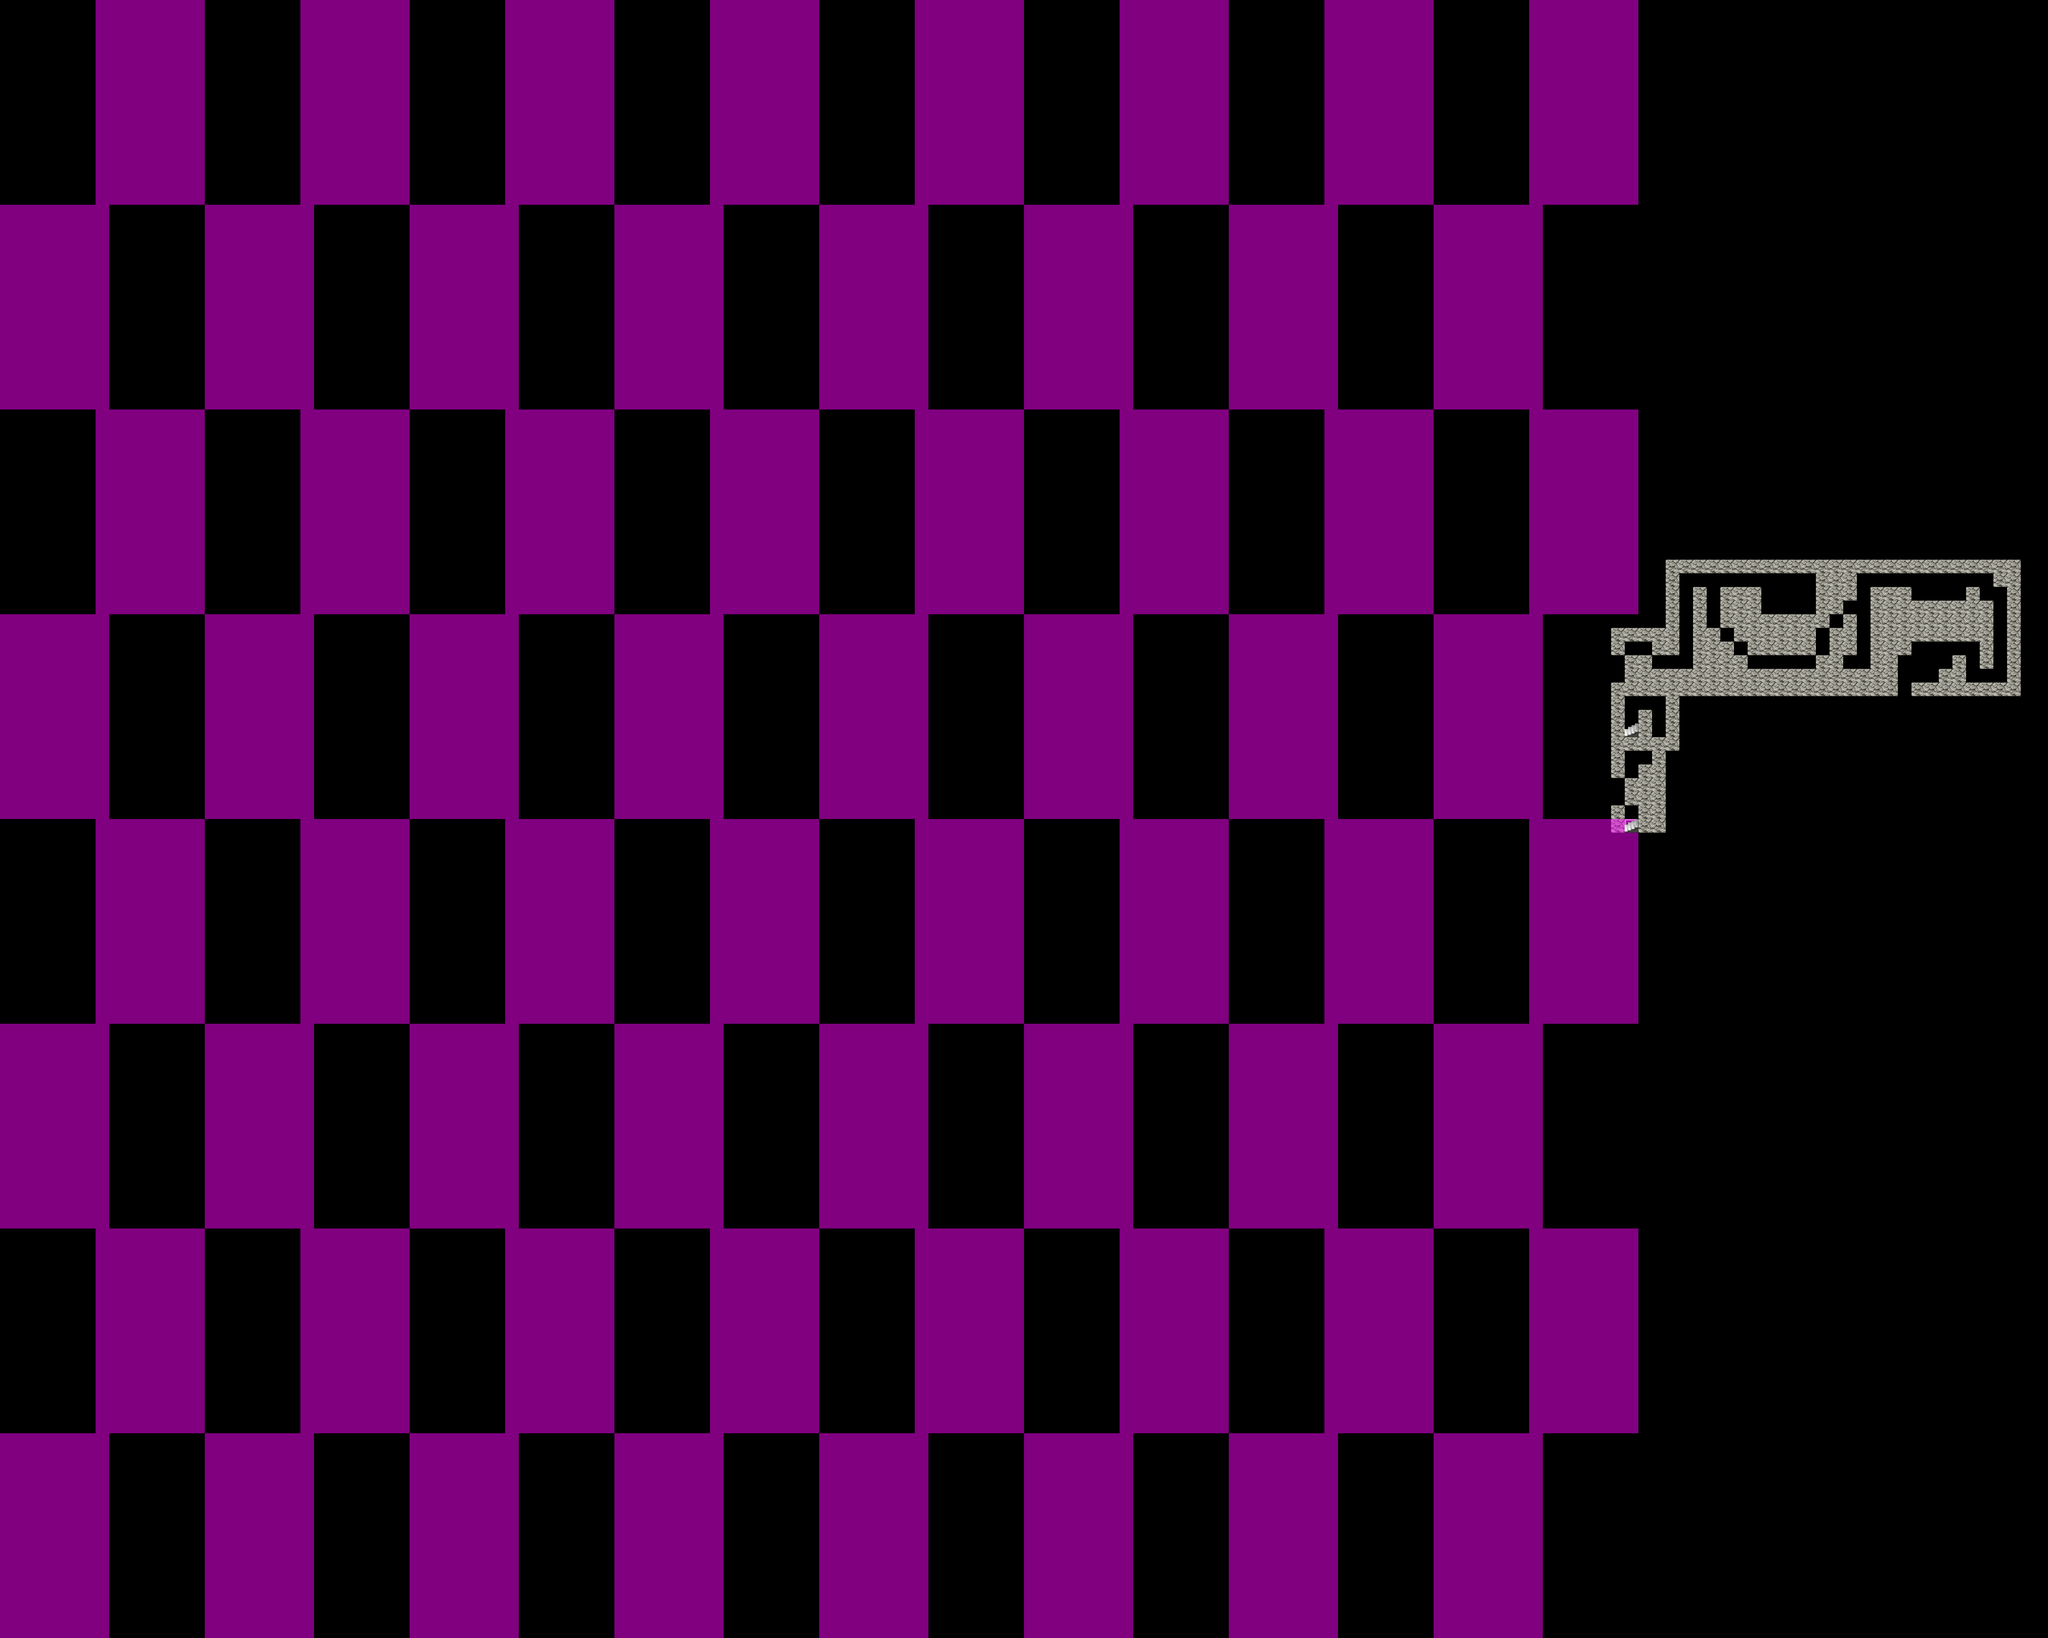

Below is a game level as drawn by its tile map, then a one-line description and the .tmx that defines it (tile-layer data replaced by summaries):
An orthogonal 150x120 tile map with 32x32 px tiles, 8 tile layers (maze_2, maze_3, maze_1, crossglen_cave, ...), 1 hidden layer not drawn, 62 tilesets.

<map version="1.0" tiledversion="1.1.5" orientation="orthogonal" renderorder="right-down" width="150" height="120" tilewidth="32" tileheight="32" infinite="0" nextobjectid="95">
 <tileset firstgid="1" name="map_bed_1" tilewidth="32" tileheight="32" tilecount="128" columns="16">
  <image source="../drawable/map_bed_1.png" width="512" height="256" />
 </tileset>
 <tileset firstgid="129" name="map_border_1" tilewidth="32" tileheight="32" tilecount="128" columns="16">
  <image source="../drawable/map_border_1.png" width="512" height="256" />
 </tileset>
 <tileset firstgid="257" name="map_bridge_1" tilewidth="32" tileheight="32" tilecount="128" columns="16">
  <image source="../drawable/map_bridge_1.png" width="512" height="256" />
 </tileset>
 <tileset firstgid="385" name="map_bridge_2" tilewidth="32" tileheight="32" tilecount="128" columns="16">
  <image source="../drawable/map_bridge_2.png" width="512" height="256" />
 </tileset>
 <tileset firstgid="513" name="map_broken_1" tilewidth="32" tileheight="32" tilecount="128" columns="16">
  <image source="../drawable/map_broken_1.png" width="512" height="256" />
 </tileset>
 <tileset firstgid="641" name="map_cavewall_1" tilewidth="32" tileheight="32" tilecount="108" columns="18">
  <image source="../drawable/map_cavewall_1.png" width="576" height="192" />
 </tileset>
 <tileset firstgid="749" name="map_cavewall_2" tilewidth="32" tileheight="32" tilecount="108" columns="18">
  <image source="../drawable/map_cavewall_2.png" width="576" height="192" />
 </tileset>
 <tileset firstgid="857" name="map_cavewall_3" tilewidth="32" tileheight="32" tilecount="108" columns="18">
  <image source="../drawable/map_cavewall_3.png" width="576" height="192" />
 </tileset>
 <tileset firstgid="965" name="map_cavewall_4" tilewidth="32" tileheight="32" tilecount="108" columns="18">
  <image source="../drawable/map_cavewall_4.png" width="576" height="192" />
 </tileset>
 <tileset firstgid="1073" name="map_chair_table_1" tilewidth="32" tileheight="32" tilecount="128" columns="16">
  <image source="../drawable/map_chair_table_1.png" width="512" height="256" />
 </tileset>
 <tileset firstgid="1201" name="map_chair_table_2" tilewidth="32" tileheight="32" tilecount="128" columns="16">
  <image source="../drawable/map_chair_table_2.png" width="512" height="256" />
 </tileset>
 <tileset firstgid="1329" name="map_crate_1" tilewidth="32" tileheight="32" tilecount="128" columns="16">
  <image source="../drawable/map_crate_1.png" width="512" height="256" />
 </tileset>
 <tileset firstgid="1457" name="map_cupboard_1" tilewidth="32" tileheight="32" tilecount="128" columns="16">
  <image source="../drawable/map_cupboard_1.png" width="512" height="256" />
 </tileset>
 <tileset firstgid="1585" name="map_curtain_1" tilewidth="32" tileheight="32" tilecount="128" columns="16">
  <image source="../drawable/map_curtain_1.png" width="512" height="256" />
 </tileset>
 <tileset firstgid="1713" name="map_entrance_1" tilewidth="32" tileheight="32" tilecount="128" columns="16">
  <image source="../drawable/map_entrance_1.png" width="512" height="256" />
 </tileset>
 <tileset firstgid="1841" name="map_entrance_2" tilewidth="32" tileheight="32" tilecount="128" columns="16">
  <image source="../drawable/map_entrance_2.png" width="512" height="256" />
 </tileset>
 <tileset firstgid="1969" name="map_fence_1" tilewidth="32" tileheight="32" tilecount="128" columns="16">
  <image source="../drawable/map_fence_1.png" width="512" height="256" />
 </tileset>
 <tileset firstgid="2097" name="map_fence_2" tilewidth="32" tileheight="32" tilecount="128" columns="16">
  <image source="../drawable/map_fence_2.png" width="512" height="256" />
 </tileset>
 <tileset firstgid="2225" name="map_fence_3" tilewidth="32" tileheight="32" tilecount="128" columns="16">
  <image source="../drawable/map_fence_3.png" width="512" height="256" />
 </tileset>
 <tileset firstgid="2353" name="map_fence_4" tilewidth="32" tileheight="32" tilecount="128" columns="16">
  <image source="../drawable/map_fence_4.png" width="512" height="256" />
 </tileset>
 <tileset firstgid="2481" name="map_ground_1" tilewidth="32" tileheight="32" tilecount="128" columns="16">
  <image source="../drawable/map_ground_1.png" width="512" height="256" />
 </tileset>
 <tileset firstgid="2609" name="map_ground_2" tilewidth="32" tileheight="32" tilecount="128" columns="16">
  <image source="../drawable/map_ground_2.png" width="512" height="256" />
 </tileset>
 <tileset firstgid="2737" name="map_ground_3" tilewidth="32" tileheight="32" tilecount="128" columns="16">
  <image source="../drawable/map_ground_3.png" width="512" height="256" />
 </tileset>
 <tileset firstgid="2865" name="map_ground_4" tilewidth="32" tileheight="32" tilecount="128" columns="16">
  <image source="../drawable/map_ground_4.png" width="512" height="256" />
 </tileset>
 <tileset firstgid="2993" name="map_ground_5" tilewidth="32" tileheight="32" tilecount="128" columns="16">
  <image source="../drawable/map_ground_5.png" width="512" height="256" />
 </tileset>
 <tileset firstgid="3121" name="map_ground_6" tilewidth="32" tileheight="32" tilecount="128" columns="16">
  <image source="../drawable/map_ground_6.png" width="512" height="256" />
 </tileset>
 <tileset firstgid="3249" name="map_ground_7" tilewidth="32" tileheight="32" tilecount="128" columns="16">
  <image source="../drawable/map_ground_7.png" width="512" height="256" />
 </tileset>
 <tileset firstgid="3377" name="map_ground_8" tilewidth="32" tileheight="32" tilecount="128" columns="16">
  <image source="../drawable/map_ground_8.png" width="512" height="256" />
 </tileset>
 <tileset firstgid="3505" name="map_house_1" tilewidth="32" tileheight="32" tilecount="128" columns="16">
  <image source="../drawable/map_house_1.png" width="512" height="256" />
 </tileset>
 <tileset firstgid="3633" name="map_house_2" tilewidth="32" tileheight="32" tilecount="128" columns="16">
  <image source="../drawable/map_house_2.png" width="512" height="256" />
 </tileset>
 <tileset firstgid="3761" name="map_indoor_1" tilewidth="32" tileheight="32" tilecount="128" columns="16">
  <image source="../drawable/map_indoor_1.png" width="512" height="256" />
 </tileset>
 <tileset firstgid="3889" name="map_indoor_2" tilewidth="32" tileheight="32" tilecount="128" columns="16">
  <image source="../drawable/map_indoor_2.png" width="512" height="256" />
 </tileset>
 <tileset firstgid="4017" name="map_kitchen_1" tilewidth="32" tileheight="32" tilecount="128" columns="16">
  <image source="../drawable/map_kitchen_1.png" width="512" height="256" />
 </tileset>
 <tileset firstgid="4145" name="map_outdoor_1" tilewidth="32" tileheight="32" tilecount="128" columns="16">
  <image source="../drawable/map_outdoor_1.png" width="512" height="256" />
 </tileset>
 <tileset firstgid="4273" name="map_pillar_1" tilewidth="32" tileheight="32" tilecount="128" columns="16">
  <image source="../drawable/map_pillar_1.png" width="512" height="256" />
 </tileset>
 <tileset firstgid="4401" name="map_pillar_2" tilewidth="32" tileheight="32" tilecount="128" columns="16">
  <image source="../drawable/map_pillar_2.png" width="512" height="256" />
 </tileset>
 <tileset firstgid="4529" name="map_plant_1" tilewidth="32" tileheight="32" tilecount="128" columns="16">
  <image source="../drawable/map_plant_1.png" width="512" height="256" />
 </tileset>
 <tileset firstgid="4657" name="map_plant_2" tilewidth="32" tileheight="32" tilecount="128" columns="16">
  <image source="../drawable/map_plant_2.png" width="512" height="256" />
 </tileset>
 <tileset firstgid="4785" name="map_rock_1" tilewidth="32" tileheight="32" tilecount="128" columns="16">
  <image source="../drawable/map_rock_1.png" width="512" height="256" />
 </tileset>
 <tileset firstgid="4913" name="map_rock_2" tilewidth="32" tileheight="32" tilecount="128" columns="16">
  <image source="../drawable/map_rock_2.png" width="512" height="256" />
 </tileset>
 <tileset firstgid="5041" name="map_roof_1" tilewidth="32" tileheight="32" tilecount="128" columns="16">
  <image source="../drawable/map_roof_1.png" width="512" height="256" />
 </tileset>
 <tileset firstgid="5169" name="map_roof_2" tilewidth="32" tileheight="32" tilecount="128" columns="16">
  <image source="../drawable/map_roof_2.png" width="512" height="256" />
 </tileset>
 <tileset firstgid="5297" name="map_roof_3" tilewidth="32" tileheight="32" tilecount="128" columns="16">
  <image source="../drawable/map_roof_3.png" width="512" height="256" />
 </tileset>
 <tileset firstgid="5425" name="map_shop_1" tilewidth="32" tileheight="32" tilecount="128" columns="16">
  <image source="../drawable/map_shop_1.png" width="512" height="256" />
 </tileset>
 <tileset firstgid="5553" name="map_sign_ladder_1" tilewidth="32" tileheight="32" tilecount="128" columns="16">
  <image source="../drawable/map_sign_ladder_1.png" width="512" height="256" />
 </tileset>
 <tileset firstgid="5681" name="map_table_1" tilewidth="32" tileheight="32" tilecount="128" columns="16">
  <image source="../drawable/map_table_1.png" width="512" height="256" />
 </tileset>
 <tileset firstgid="5809" name="map_trail_1" tilewidth="32" tileheight="32" tilecount="128" columns="16">
  <image source="../drawable/map_trail_1.png" width="512" height="256" />
 </tileset>
 <tileset firstgid="5937" name="map_transition_1" tilewidth="32" tileheight="32" tilecount="128" columns="16">
  <image source="../drawable/map_transition_1.png" width="512" height="256" />
 </tileset>
 <tileset firstgid="6065" name="map_transition_2" tilewidth="32" tileheight="32" tilecount="128" columns="16">
  <image source="../drawable/map_transition_2.png" width="512" height="256" />
 </tileset>
 <tileset firstgid="6193" name="map_transition_3" tilewidth="32" tileheight="32" tilecount="128" columns="16">
  <image source="../drawable/map_transition_3.png" width="512" height="256" />
 </tileset>
 <tileset firstgid="6321" name="map_transition_4" tilewidth="32" tileheight="32" tilecount="128" columns="16">
  <image source="../drawable/map_transition_4.png" width="512" height="256" />
 </tileset>
 <tileset firstgid="6449" name="map_transition_5" tilewidth="32" tileheight="32" tilecount="128" columns="16">
  <image source="../drawable/map_transition_5.png" width="512" height="256" />
 </tileset>
 <tileset firstgid="6577" name="map_tree_1" tilewidth="32" tileheight="32" tilecount="128" columns="16">
  <image source="../drawable/map_tree_1.png" width="512" height="256" />
 </tileset>
 <tileset firstgid="6705" name="map_tree_2" tilewidth="32" tileheight="32" tilecount="128" columns="16">
  <image source="../drawable/map_tree_2.png" width="512" height="256" />
 </tileset>
 <tileset firstgid="6833" name="map_wall_1" tilewidth="32" tileheight="32" tilecount="128" columns="16">
  <image source="../drawable/map_wall_1.png" width="512" height="256" />
 </tileset>
 <tileset firstgid="6961" name="map_wall_2" tilewidth="32" tileheight="32" tilecount="120" columns="15">
  <image source="../drawable/map_wall_2.png" width="480" height="256" />
 </tileset>
 <tileset firstgid="7081" name="map_wall_3" tilewidth="32" tileheight="32" tilecount="120" columns="15">
  <image source="../drawable/map_wall_3.png" width="480" height="256" />
 </tileset>
 <tileset firstgid="7201" name="map_wall_4" tilewidth="32" tileheight="32" tilecount="120" columns="15">
  <image source="../drawable/map_wall_4.png" width="480" height="256" />
 </tileset>
 <tileset firstgid="7321" name="map_window_1" tilewidth="32" tileheight="32" tilecount="128" columns="16">
  <image source="../drawable/map_window_1.png" width="512" height="256" />
 </tileset>
 <tileset firstgid="7449" name="map_window_2" tilewidth="32" tileheight="32" tilecount="128" columns="16">
  <image source="../drawable/map_window_2.png" width="512" height="256" />
 </tileset>
 <tileset firstgid="7577" name="map_guynmart" tilewidth="32" tileheight="32" tilecount="128" columns="16">
  <image source="../drawable/map_guynmart.png" width="512" height="256" />
 </tileset>
 <tileset firstgid="7705" name="map_ratdom" tilewidth="32" tileheight="32" tilecount="108" columns="18">
  <image source="../drawable/map_ratdom.png" width="576" height="192" />
 </tileset>
 <layer name="maze_2" width="150" height="120">
  <data>[18000 cells, 60 non-empty, 4 distinct tile ids]</data>
 </layer>
 <layer name="maze_3" width="150" height="120">
  <data>[18000 cells, 25 non-empty, 3 distinct tile ids]</data>
 </layer>
 <layer name="maze_1" width="150" height="120">
  <data>[18000 cells, 160 non-empty, 2 distinct tile ids]</data>
 </layer>
 <layer name="crossglen_cave" width="150" height="120">
  <data>[18000 cells, 100 non-empty, 2 distinct tile ids]</data>
 </layer>
 <layer name="Ground" width="150" height="120">
  <data>[18000 cells, 7680 non-empty, 1 distinct tile ids]</data>
 </layer>
 <layer name="Objects" width="150" height="120">
  <data>[18000 cells, 1 non-empty, 1 distinct tile ids]</data>
 </layer>
 <layer name="Above" width="150" height="120">
  <data>[18000 cells, 0 non-empty, 0 distinct tile ids]</data>
 </layer>
 <layer name="Top" width="150" height="120">
  <data>[18000 cells, 0 non-empty, 0 distinct tile ids]</data>
 </layer>
 <layer name="Walkable" width="150" height="120" visible="0">
  <data>[18000 cells, 322 non-empty, 1 distinct tile ids]</data>
 </layer>
 <objectgroup name="Mapevents" visible="0" />
 <objectgroup name="Spawn" visible="0" />
 <objectgroup name="Keys" visible="0" />
 <objectgroup name="Replace" visible="0" />
</map>
